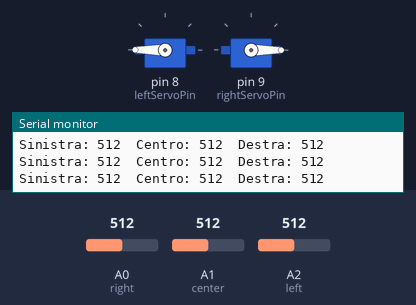
Bench run of a sketch on a simulated Arduino Uno, built with avr-gcc and run on an emulated ATmega328P. Parts: 2 × servo, the last lines printed to the serial monitor. Inputs (shaded band) come from the test bench; at power-on: A0 (right) = 512, A1 (center) = 512, A2 (left) = 512.

Above: at 1.2 s.
1.3 s: A0 (right) set to 216
4.3 s: A0 (right) set to 193
At 5.0 s:
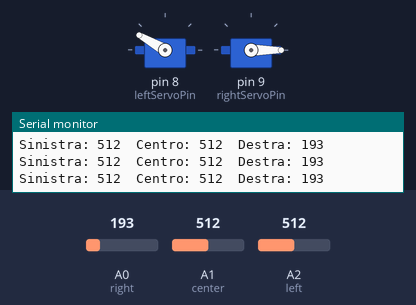
5.8 s: A1 (center) set to 208
7.3 s: A1 (center) set to 184
At 8.5 s:
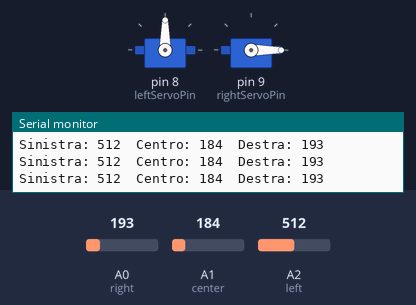
8.8 s: A2 (left) set to 983
11.8 s: A2 (left) set to 1018
Timing chart, 0 to 14.8 s (numbered marks = the images above; inputs shaded):
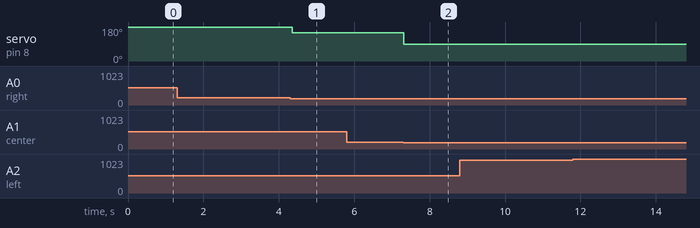

The sketch:

Line-follower_v1.0.ino
```cpp
#include <Servo.h>

int verifica;

Servo rightServo;
Servo leftServo;

const int leftServoPin = 8;
const int rightServoPin = 9;
const int leftSensorPin = 5;
const int middleSensorPin = 6;
const int rightSensorPin = 7;
const int center = A1;
const int left = A2;
const int right = A0;

void setup() {
  leftServo.attach(leftServoPin);
  rightServo.attach(rightServoPin);
  pinMode(leftSensorPin, INPUT);
  pinMode(middleSensorPin, INPUT);
  pinMode(rightSensorPin, INPUT);
  Serial.begin(9600);
}

void avanti(){
  rightServo.write(0);
  leftServo.write(180);
}


void indietro(){
  rightServo.write(95);
  leftServo.write(83);
}

void fermo(){
  rightServo.write(90);
  leftServo.write(90);
}

void retromarcia(){
  rightServo.write(0);
  leftServo.write(180);
  delay(50);
  rightServo.write(80);
  leftServo.write(100);
  delay(50);
  fermo();
  delay(50);
  rightServo.write(95);
  leftServo.write(85);

}


void loop() {
  /*
  int leftSensorValue = digitalRead(leftSensorPin);
  //leftSensorValue=1-leftSensorValue;
  int middleSensorValue = digitalRead(middleSensorPin);
  //middleSensorValue=1-middleSensorValue;
  int rightSensorValue = digitalRead(rightSensorPin);
  //rightSensorValue=1-rightSensorValue;
  */
  int centro = analogRead(center);
  int destra = analogRead(right);
  int sinistra= analogRead(left);

  if ((centro > 200&&sinistra < 200&&destra < 200)||(centro > 200&&sinistra >200&&destra > 200)) {
    // Il sensore centrale rileva la linea, quindi i due servomotori vanno dritti
    leftServo.write(180);
    rightServo.write(0);

    verifica=1;
  }
  else if(centro > 200&&sinistra >200&&destra < 200){
    //centrale e sinistra
    leftServo.write(150);
    rightServo.write(0);

    verifica=2;
  }
  else if (sinistra >200&&centro < 200&&destra < 200) {
    // Il sensore di sinistra rileva la linea, quindi il servomotore di sinistra gira a sinistra
    leftServo.write(90);
    rightServo.write(0);

    verifica=3;
  }
  else if(centro > 200&&sinistra < 200&&destra > 200){
    //centrale e destra
    leftServo.write(180);
    rightServo.write(50);

    verifica=4;
  }
  else if (destra > 200&&centro < 200&&sinistra < 200) {
    // Il sensore di destra rileva la linea, quindi il servomotore di destra gira a destra
    leftServo.write(180);
    rightServo.write(90);

    verifica=5;
  }
  else if (centro < 200&&sinistra < 200&&destra < 200) {
    switch(verifica){
      case 1:

      break;
      case 2:
        leftServo.write(90);
        rightServo.write(0);
      break;
      case 3:
        leftServo.write(90);
        rightServo.write(0);
      break;
      case 4:
        leftServo.write(180);
        rightServo.write(90);

      break;
      case 5:
        leftServo.write(180);
        rightServo.write(90);

      break;

    }
  }
  Serial.print("Sinistra: ");
  Serial.print(sinistra);
  Serial.print("  Centro: ");
  Serial.print(centro);
  Serial.print("  Destra: ");
  Serial.print(destra);
  Serial.println();
  delay(50);
}
```

Measured:
- the behaviour switches between 200 and 199 on A0 (right) (found by bisection; images 0 and 1)
- the behaviour switches between 200 and 199 on A1 (center) (found by bisection; images 1 and 2)
- after the input at 4.3 s, servo on pin 8 (leftServoPin): 180° → 150° after 0.05 s
- after the input at 7.3 s, servo on pin 8 (leftServoPin): 150° → 90° at once
